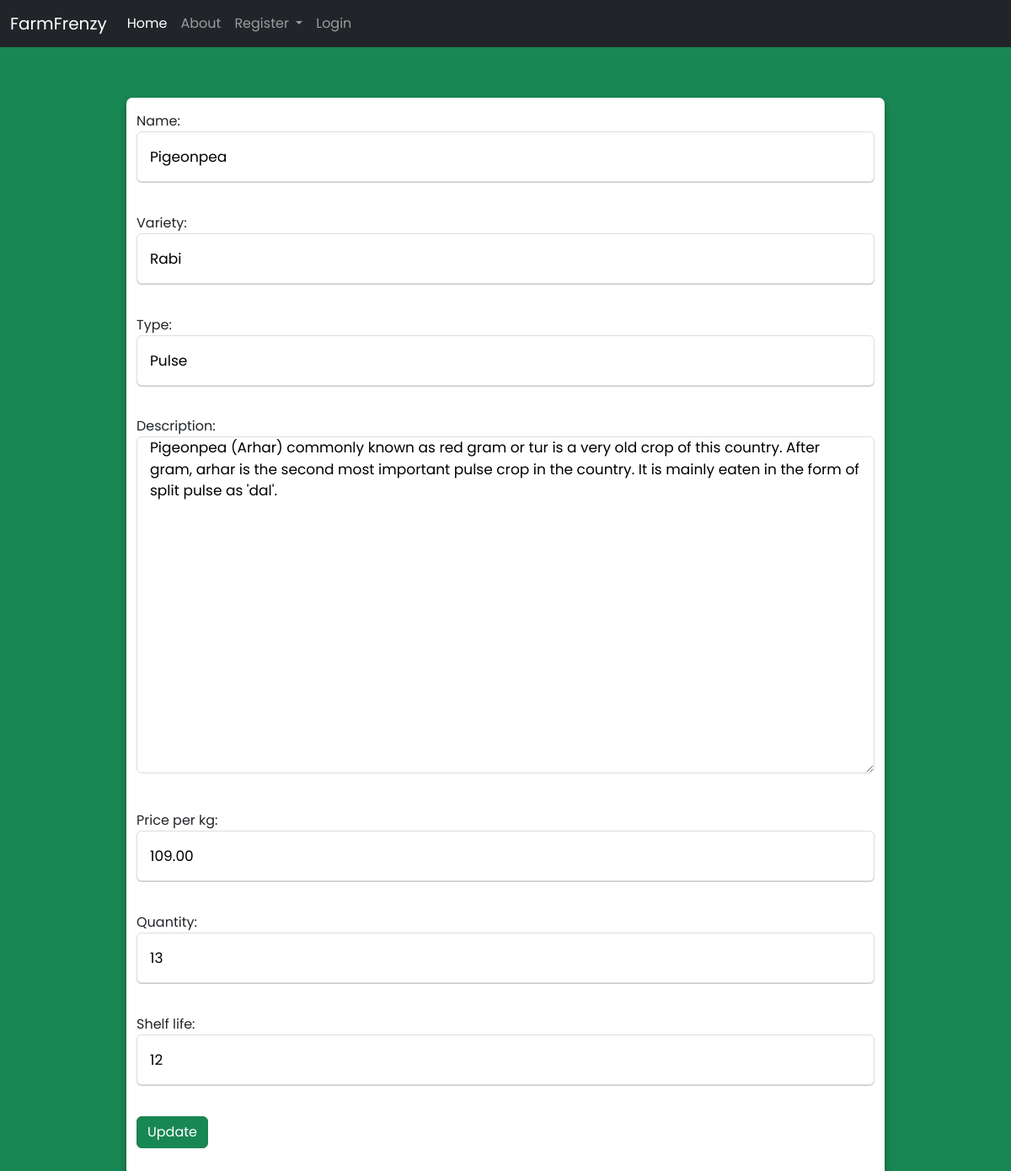
Screenshot of /mycrops/editcrop/8 with the database file from the repository.
### backend/models.py (models this page shows, shortened)
class Crop(models.Model):
    seller = models.ForeignKey(settings.AUTH_USER_MODEL, on_delete=models.CASCADE)
    name = models.CharField(max_length=100)
    variety = models.CharField(max_length=100)
    type = models.CharField(max_length=100)
    description = models.TextField()
    price_per_kg = models.DecimalField(max_digits=8, decimal_places=2)
    quantity = models.IntegerField(default=0)
    shelf_life = models.IntegerField(default=0)

### backend/views.py (the view)
# urls.py: path("mycrops/editcrop/<int:id>", views.editcrop,name = "editcrop"),
def editcrop(request,id):
    crop = Crop.objects.get(id=id)
    form = CropForm(request.POST or None,instance=crop)
    if form.is_valid():
        form.save()
        return redirect('/mycrops')
    context = {'form': form}
    return render(request,'editcrops.html',context)

### backend/forms.py
class CropForm(forms.ModelForm):
    class Meta:
        model = Crop
        exclude = ('seller',)
        widgets = {
            'name': forms.TextInput(attrs={'class': 'input'}),
            'variety': forms.TextInput(attrs={'class': 'input'}),
            'price_per_kg': forms.TextInput(attrs={'class': 'input'}),
            'shelf_life': forms.TextInput(attrs={'class': 'input'}),
            'type': forms.TextInput(attrs={'class': 'input'}),
            'quantity': forms.TextInput(attrs={'class': 'input'}),
            'description': forms.Textarea(attrs={'class': 'input','style': 'min-height: 400px;'})
        }

### backend/templates/editcrops.html (shortened to what this page needs)
{% extends 'homepage.html' %}
{% block body %}
<div class="container w-75">
   <form class="py-3" action="" method="post" >{% csrf_token %}
        {{form.as_p}}
        <button type="submit" class="btn btn-success">Update</button></form>
    </form> <br>
</div>
{% endblock body %}

### rows the page displays
Crop: name "Pigeonpea", variety "Rabi", type "Pulse", description "Pigeonpea (Arhar) commonly known as red gram or tur is a very old crop of this country. After gram, arhar is the second most important pulse crop in the country. It is mainly eaten in the form of split pulse as 'dal'.", price_per_kg "109.00", quantity "13", shelf_life "12"
